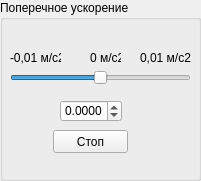
     <widget class="QGroupBox" name="angAccGroup">
      <property name="geometry">
       <rect>
        <x>360</x>
        <y>100</y>
        <width>201</width>
        <height>181</height>
       </rect>
      </property>
      <property name="title">
       <string>Поперечное ускорение</string>
      </property>
      <widget class="QPushButton" name="angStopButton">
       <property name="geometry">
        <rect>
         <x>53</x>
         <y>130</y>
         <width>75</width>
         <height>23</height>
        </rect>
       </property>
       <property name="text">
        <string>Стоп</string>
       </property>
      </widget>
      <widget class="QSlider" name="angAccelSlider">
       <property name="geometry">
        <rect>
         <x>10</x>
         <y>70</y>
         <width>181</width>
         <height>16</height>
        </rect>
       </property>
       <property name="maximum">
        <number>100</number>
       </property>
       <property name="value">
        <number>50</number>
       </property>
       <property name="orientation">
        <enum>Qt::Horizontal</enum>
       </property>
      </widget>
      <widget class="QLabel" name="label_10">
       <property name="geometry">
        <rect>
         <x>140</x>
         <y>50</y>
         <width>51</width>
         <height>16</height>
        </rect>
       </property>
       <property name="text">
        <string>0,01 м/с2</string>
       </property>
      </widget>
      <widget class="QDoubleSpinBox" name="angAccelBox">
       <property name="geometry">
        <rect>
         <x>60</x>
         <y>100</y>
         <width>62</width>
         <height>22</height>
        </rect>
       </property>
       <property name="decimals">
        <number>4</number>
       </property>
       <property name="minimum">
        <double>-0.010000000000000</double>
       </property>
       <property name="maximum">
        <double>0.010000000000000</double>
       </property>
       <property name="singleStep">
        <double>0.001000000000000</double>
       </property>
      </widget>
      <widget class="QLabel" name="label_11">
       <property name="geometry">
        <rect>
         <x>90</x>
         <y>50</y>
         <width>31</width>
         <height>16</height>
        </rect>
       </property>
       <property name="text">
        <string>0 м/с2</string>
       </property>
      </widget>
      <widget class="QLabel" name="label_12">
       <property name="geometry">
        <rect>
         <x>10</x>
         <y>50</y>
         <width>51</width>
         <height>16</height>
        </rect>
       </property>
       <property name="text">
        <string>-0,01 м/с2</string>
       </property>
      </widget>
     </widget>
